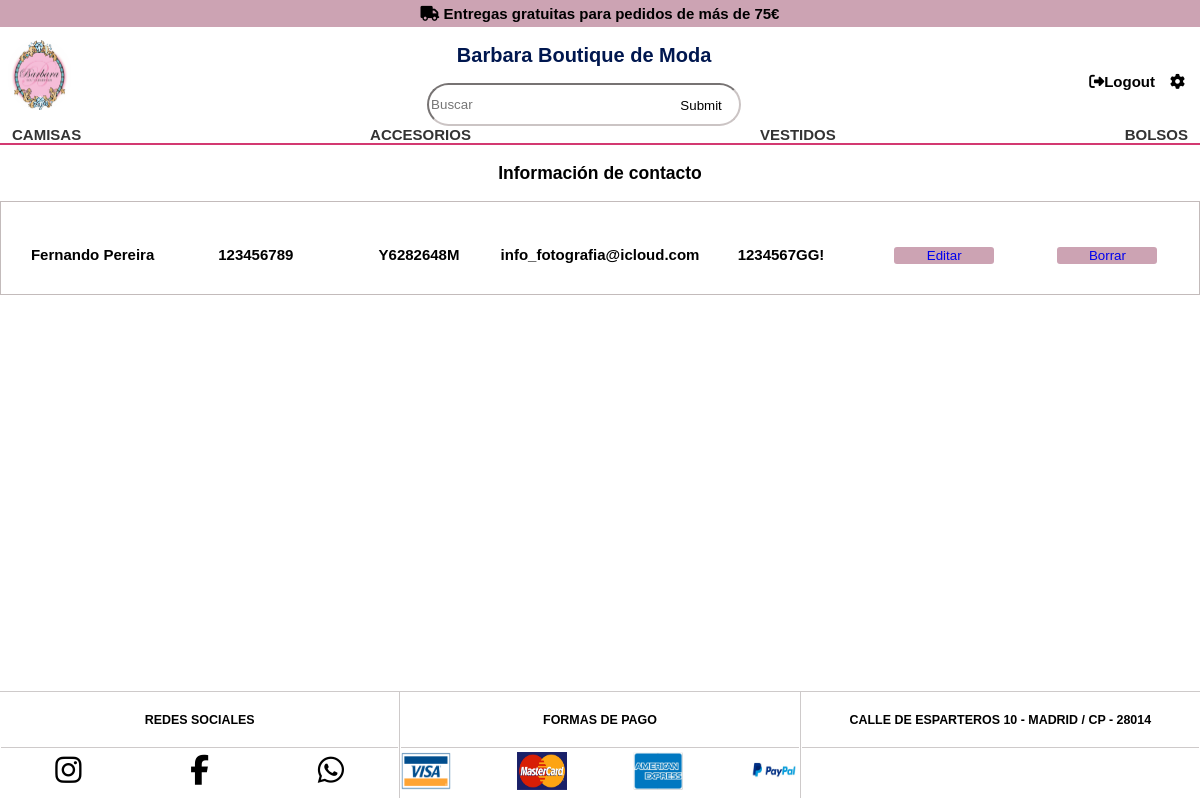
/php/controlador/buscarUsuario.php (signed in), run on the app's committed database.
### tables this page shows
CREATE TABLE `usuarios` (
  `id_usuarios` int NOT NULL AUTO_INCREMENT,
  `nombre` varchar(30) DEFAULT NULL,
  `apellidos` varchar(30) DEFAULT NULL,
  `telefono` int DEFAULT NULL,
  `documento` char(12) DEFAULT NULL,
  `email` varchar(90) DEFAULT NULL,
  `password` char(20) DEFAULT NULL,
  `admin` tinyint(1) NOT NULL DEFAULT '0',
  PRIMARY KEY (`id_usuarios`)
);

### php/controlador/buscarUsuario.php (called while the page is built)
<?php
require_once(__DIR__."/../modelo/modeloMetodosUsuarios.php");
    $usuario = new modeloUsuarios();
    $datos = $usuario->buscar_Usuario();
    require_once(__DIR__."/../vista/miCuenta.php");
?>

### php/config/conexion.php (called while the page is built)
<?php
    function conectarse_parampdo($bd){
    $servername = "localhost";
    $username = "root";
    $password = "root";
    try {
        $conect = new PDO("mysql:host=$servername;dbname=$bd", $username, $password);
      $conect->setAttribute(PDO::ATTR_ERRMODE, PDO::ERRMODE_EXCEPTION);
    } catch(PDOException $e) {
        $conect->rollback();
        echo "la conexion ha fallado". $e->getMessage();
        exit;
  }
     return $conect;
  }
?>

### php/modelo/modeloMetodosUsuarios.php (called while the page is built, shortened)
<?php
require_once ("../config/conexion.php");
class modeloUsuarios {
    public function __construct() {
        $this->dbh = conectarse_parampdo("formulariotienda");
    }
    public function buscar_Usuario(){
        $id=$_SESSION['id'];
        $stmt=$this->dbh-> prepare('SELECT * FROM usuarios where id_usuarios=:id');
        $stmt->bindParam(':id',$id);
        $stmt->execute();
        $row= $stmt->fetch(PDO::FETCH_ASSOC);
            if (empty($row)){
                echo "No existe ningun usuario.";
                exit;
            }else{
                return $row;
                $this->dbh=null;
        }
    }
}
?>

### php/vista/miCuenta.php (the view, shortened to what this page needs)
<!DOCTYPE html>
<html lang="en">
  <head>
      <link rel="stylesheet" href="../../css/estilos.css">
      <link rel="stylesheet" href="../../css/estilosEspecificos.css">
    </head>
  <body>
    <div class="container">
      <?php include ($_SERVER['DOCUMENT_ROOT']."/dashboard/TiendaOnlineTFG/php/controlador/header.php"); ?>
      <div class="contenedor" >
        <div class="contenedorGeneralInfo">
          <h3>Información de contacto</h3>
          <div class="informaciones">
              <p><?php echo $datos['nombre']; ?> <?php echo $datos['apellidos']; ?></p>
              <p><?php echo $datos['telefono']; ?></p>
              <p><?php echo $datos['documento']; ?></p>
              <p><?php echo $datos['email']; ?></p>
              <p><?php echo $datos['password']; ?></p>
              <p><button><a href="../controlador/editarUsuarios.php">Editar</a></button></p>
              <p><button><a href="../controlador/borrarUsuario.php">Borrar</a></button></p>
          </div>
        </div>
      </div>
      <?php include ($_SERVER['DOCUMENT_ROOT']."/dashboard/TiendaOnlineTFG/php/vista/footer.php"); ?>
    </div>
  </body>
</html>

### css/estilos.css (style rules this page uses)
body { font-size: 15px; background-color: #ffffff; margin: 0; font-family: Futura, Calibri, sans-serif; font-weight: 700; }
a { text-decoration: none; }
p { margin: 0; }
.container { width: 100%; }
.contenedorGeneralInfo { min-height: calc(100vh - 272px); }
button a { text-decoration: none; }
button { background-color: #CCA3B3; width: 100px; margin: 20px auto; margin-top: 35px; border: 0; border-radius: 3px; }

### css/estilosEspecificos.css (style rules this page uses)
h3 { text-align: center; }
.informaciones p, .informaciones a { width: calc(25%); text-align: center; }
.informaciones:first-of-type { border-top: 1px solid #c3bbbb; }
.informaciones { display: flex; align-items: baseline; justify-content: space-between; padding: 10px; border: 1px solid #c3bbbb; border-top: 0px; }

### data on the page
usuarios: nombre "Fernando", apellidos "Pereira", telefono "123456789", documento "Y6282648M", email "info_fotografia@icloud.com", password "1234567GG!"
